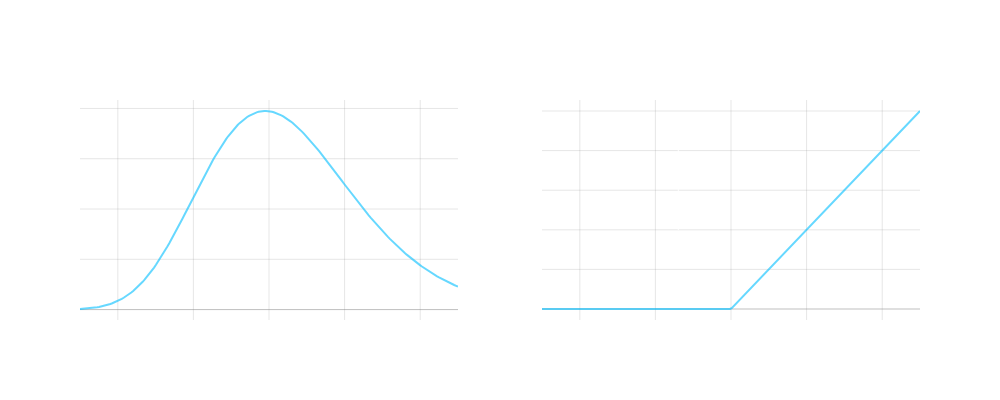

Notebook code cell kept with this figure:
### Markdown cell above
#### Model Framework

Random variables are entirely defined by their distributions.  For pricing European options, options that only depend on terminal stock price at time $T$ it is sufficient to know the terminal stock price distribution for simulating prices rather than simulate sample paths.

**Black-Scholes**

 $$dS_t = \mu S_t dt + \sigma S_t dW_t$$
 
Assumes a solvable stochastic differential equation for the underlying: *Geometric Brownian Motion*

The Black-Scholes framework is solvable

- Analytically (Closed-Form Solution Available to the Black-Scholes Equation)

- Numerically (PDE Methods applied to the Black-Scholes Equation)

- Numerically (Simulation Methods, Law of Large Numbers)

*Problem:* Can't quote consistent prices based on a market volatility surface from a constant volatility assumption

### Code cell
# Calculate lognormal distribution parameters
mu = (r - 0.5*sigma**2)*T  # Drift term
std = sigma*np.sqrt(T)      # Standard deviation

# Generate price points for distribution
S_dist = np.linspace(0.5*S0, 1.5*S0, 200)

# Calculate lognormal PDF
log_returns = np.log(S_dist/S0)
pdf = np.exp(-(log_returns - mu)**2 / (2*std**2)) / (S_dist*std*np.sqrt(2*np.pi))

# Generate one random draw from the distribution
final_S = S0 * np.exp(np.random.normal(mu, std))
payoff = np.maximum(S_dist - K, 0)
final_payoff = max(final_S - K, 0)

# Create subplots
fig = make_subplots(
    rows=1, cols=2,
    subplot_titles=('GBM Terminal Distribution', f'European Call Option Payoff (Value at T: {final_payoff:.2f})')
)

# Plot distribution
fig.add_trace(
    go.Scatter(x=S_dist, y=pdf, line=dict(color='rgba(0, 191, 255, 0.6)')),
    row=1, col=1
)

# Plot option payoff
fig.add_trace(
    go.Scatter(x=S_dist, y=payoff, line=dict(color='rgba(0, 191, 255, 0.6)')),
    row=1, col=2
)

# Add vertical line at final stock price
fig.add_vline(x=final_S, line_width=1, line_dash="dash", line_color="white", row=1, col=2)

# Update layout
fig.update_layout(
    width=1000,
    height=400,
    showlegend=False,
    title_text='GBM Terminal Distribution and Option Payoff',
    title_x=0.5,
    title_font_size=20,
    plot_bgcolor='rgba(0,0,0,0)',
    paper_bgcolor='rgba(0,0,0,0)',
    font=dict(color='white')
)

# Update x-axes
fig.update_xaxes(
    title_text='Stock Price',
    showgrid=True,
    gridwidth=1,
    gridcolor='rgba(128,128,128,0.2)',
    zeroline=True,
    zerolinewidth=1,
    zerolinecolor='rgba(128,128,128,0.5)',
    row=1, col=1
)
fig.update_xaxes(
    title_text='Stock Price',
    showgrid=True,
    gridwidth=1,
    gridcolor='rgba(128,128,128,0.2)',
    zeroline=True,
    zerolinewidth=1,
    zerolinecolor='rgba(128,128,128,0.5)',
    row=1, col=2
)

# Update y-axes
fig.update_yaxes(
    title_text='Probability Density',
    showgrid=True,
    gridwidth=1,
    gridcolor='rgba(128,128,128,0.2)',
    zeroline=True,
    zerolinewidth=1,
    zerolinecolor='rgba(128,128,128,0.5)',
    row=1, col=1
)
fig.update_yaxes(
    title_text='Option Payoff',
    showgrid=True,
    gridwidth=1,
    gridcolor='rgba(128,128,128,0.2)',
    zeroline=True,
    zerolinewidth=1,
    zerolinecolor='rgba(128,128,128,0.5)',
    row=1, col=2
)

fig.show()

### Figure 1 — Plotly figure (JSON) as saved in the notebook; plotly's stock layout.template omitted (floating-point values rounded to 4 significant figures; data arrays with more than 128 entries replaced by an {"elided": "..."} marker saying what was removed)
{"data": [{"line": {"color": "rgba(0, 191, 255, 0.6)"}, "type": "scatter", "x": {"elided": "200 float values"}, "xaxis": "x", "y": {"elided": "200 float values"}, "yaxis": "y"}, {"line": {"color": "rgba(0, 191, 255, 0.6)"}, "type": "scatter", "x": {"elided": "200 float values"}, "xaxis": "x2", "y": {"elided": "200 float values"}, "yaxis": "y2"}], "layout": {"annotations": [{"font": {"size": 16}, "showarrow": false, "text": "GBM Terminal Distribution", "x": 0.225, "xanchor": "center", "xref": "paper", "y": 1, "yanchor": "bottom", "yref": "paper"}, {"font": {"size": 16}, "showarrow": false, "text": "European Call Option Payoff (Value at T: 0.00)", "x": 0.775, "xanchor": "center", "xref": "paper", "y": 1, "yanchor": "bottom", "yref": "paper"}], "font": {"color": "white"}, "height": 400, "paper_bgcolor": "rgba(0,0,0,0)", "plot_bgcolor": "rgba(0,0,0,0)", "shapes": [{"line": {"color": "white", "dash": "dash", "width": 1}, "type": "line", "x0": 86.06, "x1": 86.06, "xref": "x2", "y0": 0, "y1": 1, "yref": "y2 domain"}], "showlegend": false, "title": {"font": {"size": 20}, "text": "GBM Terminal Distribution and Option Payoff", "x": 0.5}, "width": 1000, "xaxis": {"anchor": "y", "domain": [0, 0.45], "gridcolor": "rgba(128,128,128,0.2)", "gridwidth": 1, "showgrid": true, "title": {"text": "Stock Price"}, "zeroline": true, "zerolinecolor": "rgba(128,128,128,0.5)", "zerolinewidth": 1}, "xaxis2": {"anchor": "y2", "domain": [0.55, 1], "gridcolor": "rgba(128,128,128,0.2)", "gridwidth": 1, "showgrid": true, "title": {"text": "Stock Price"}, "zeroline": true, "zerolinecolor": "rgba(128,128,128,0.5)", "zerolinewidth": 1}, "yaxis": {"anchor": "x", "domain": [0, 1], "gridcolor": "rgba(128,128,128,0.2)", "gridwidth": 1, "showgrid": true, "title": {"text": "Probability Density"}, "zeroline": true, "zerolinecolor": "rgba(128,128,128,0.5)", "zerolinewidth": 1}, "yaxis2": {"anchor": "x2", "domain": [0, 1], "gridcolor": "rgba(128,128,128,0.2)", "gridwidth": 1, "showgrid": true, "title": {"text": "Option Payoff"}, "zeroline": true, "zerolinecolor": "rgba(128,128,128,0.5)", "zerolinewidth": 1}}}
